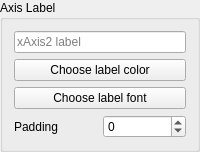
                                                            <widget class="QGroupBox" name="groupBox_8">
                                                                <property name="title">
                                                                    <string>Axis Label</string>
                                                                </property>
                                                                <layout class="QGridLayout" name="gridLayout_19">
                                                                    <item row="0" column="0">
                                                                        <widget class="QLineEdit" name="lineEdit_xAxis2_setLabelText">
                                                                            <property name="toolTip">
                                                                                <string>&lt;html&gt;&lt;head/&gt;&lt;body&gt;&lt;p align=&quot;center&quot;&gt;xAxis2
                                                                                    label&lt;/p&gt;&lt;/body&gt;&lt;/html&gt;
                                                                                </string>
                                                                            </property>
                                                                            <property name="placeholderText">
                                                                                <string>xAxis2 label</string>
                                                                            </property>
                                                                            <property name="clearButtonEnabled">
                                                                                <bool>true</bool>
                                                                            </property>
                                                                        </widget>
                                                                    </item>
                                                                    <item row="1" column="0">
                                                                        <widget class="QPushButton" name="pushButton_xAxis2_setLabelColor">
                                                                            <property name="text">
                                                                                <string>Choose label color</string>
                                                                            </property>
                                                                        </widget>
                                                                    </item>
                                                                    <item row="2" column="0">
                                                                        <widget class="QPushButton" name="pushButton_xAxis2_setLabelFont">
                                                                            <property name="text">
                                                                                <string>Choose label font</string>
                                                                            </property>
                                                                        </widget>
                                                                    </item>
                                                                    <item row="4" column="0">
                                                                        <layout class="QHBoxLayout" name="horizontalLayout_5">
                                                                            <item>
                                                                                <widget class="QLabel" name="label_5">
                                                                                    <property name="text">
                                                                                        <string>Padding</string>
                                                                                    </property>
                                                                                </widget>
                                                                            </item>
                                                                            <item>
                                                                                <widget class="QSpinBox" name="spinBox_xAxis2_setLabelPadding">
                                                                                    <property name="toolTip">
                                                                                        <string>Label padding</string>
                                                                                    </property>
                                                                                    <property name="minimum">
                                                                                        <number>-100</number>
                                                                                    </property>
                                                                                    <property name="maximum">
                                                                                        <number>100</number>
                                                                                    </property>
                                                                                </widget>
                                                                            </item>
                                                                        </layout>
                                                                    </item>
                                                                </layout>
                                                            </widget>
